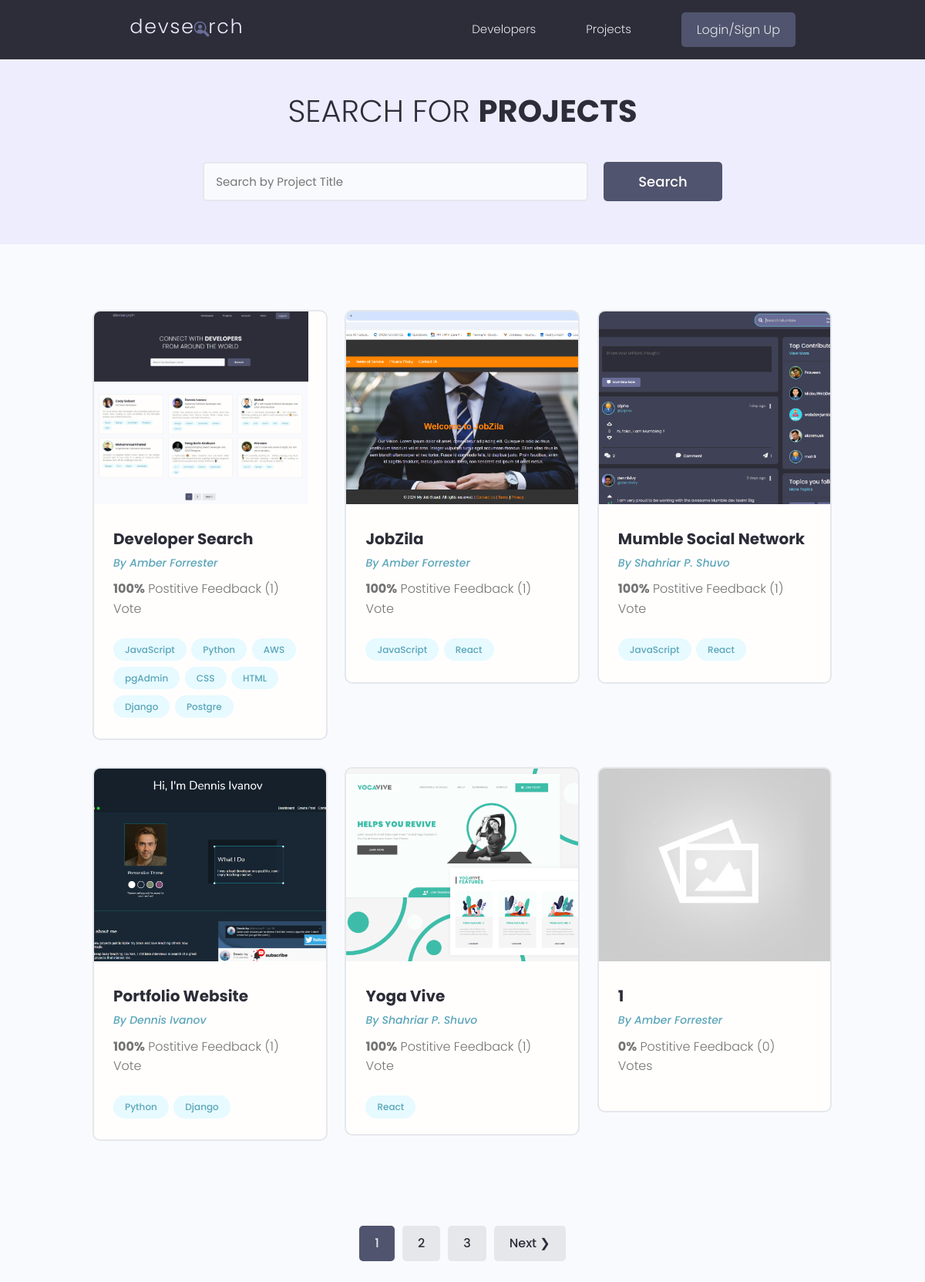
/projects/, run on the app's committed database.
### projects/models.py (models this page shows, shortened)
class Project(models.Model):
    owner = models.ForeignKey(Profile, null=True, blank=True,
                              on_delete=models.CASCADE)
    title = models.CharField(max_length=200)
    description = models.TextField(null=True, blank=True)
    featured_image = models.ImageField(null=True, blank=True, default='default.jpg')
    demo_link = models.CharField(max_length=2000, null=True, blank=True)
    source_link = models.CharField(max_length=2000, null=True, blank=True)
    tags = models.ManyToManyField('Tag', blank=True)
    vote_total = models.IntegerField(default=0, null=True, blank=True)
    vote_ratio = models.IntegerField(default=0, null=True, blank=True)
    created = models.DateTimeField(auto_now_add=True)
    id = models.UUIDField(default=uuid.uuid4, unique=True,
                          primary_key=True, editable=False)
    class Meta:
        ordering = ['-vote_ratio','-vote_total', 'title']
    @property
    def imageURL(self):
        try:
            url = self.featured_image.url
        except:
            url = 'http://127.0.0.1:8000/images/default.jpg'
        return url

class Tag(models.Model):
    name = models.CharField(max_length=200)
    created = models.DateTimeField(auto_now_add=True)
    id = models.UUIDField(default=uuid.uuid4, unique=True,
                          primary_key=True, editable=False)
    def __str__(self):
        return self.name

### users/models.py (models this page shows, shortened)
class Profile(models.Model):
    user = models.OneToOneField(
        User, on_delete=models.CASCADE, null=True, blank=True)
    name = models.CharField(max_length=200, null=True, blank=True)
    email = models.EmailField(max_length=500, null=True, blank=True)
    username = models.CharField(max_length=200, null=True, blank=True)
    location = models.CharField(max_length=200, null=True, blank=True)
    short_intro = models.CharField(max_length=200, null=True, blank=True)
    bio = models.TextField(null=True, blank=True)
    profile_image = models.ImageField(null=True, blank=True, upload_to='profiles/',
        default="profiles/user-default.png")
    social_github = models.CharField(max_length=200, null=True, blank=True)
    social_twitter = models.CharField(max_length=200, null=True, blank=True)
    social_linkedin = models.CharField(max_length=200, null=True, blank=True)
    social_youtube = models.CharField(max_length=200, null=True, blank=True)
    social_website = models.CharField(max_length=200, null=True, blank=True)
    created = models.DateTimeField(auto_now_add=True)
    id = models.UUIDField(default=uuid.uuid4, unique=True,
                          primary_key=True, editable=False)
    class Meta:
        ordering = ['created']

### projects/views.py (the view)
# urls.py: path('projects/', views.getProjects),
def projects(request):
    projects, search_query = searchProjects(request)
    custom_range, projects = paginateProjects(request, projects, 6)
    context = {'projects': projects,
               'search_query': search_query, 'custom_range': custom_range}
    return render(request, 'projects/projects.html', context)

### projects/utils.py (called while the page is built)
def paginateProjects(request, projects, results):
    page = request.GET.get('page')
    paginator = Paginator(projects, results)
    try:
        projects = paginator.page(page)
    except PageNotAnInteger:
        page = 1
        projects = paginator.page(page)
    except EmptyPage:
        page = paginator.num_pages
        projects = paginator.page(page)
    leftIndex = (int(page) - 4)
    if leftIndex < 1:
        leftIndex = 1
    rightIndex = (int(page) + 5)
    if rightIndex > paginator.num_pages:
        rightIndex = paginator.num_pages + 1
    custom_range = range(leftIndex, rightIndex)
    return custom_range, projects

def searchProjects(request):
    search_query = ''
    if request.GET.get('search_query'):
        search_query = request.GET.get('search_query')
    tags = Tag.objects.filter(name__icontains=search_query)
    projects = Project.objects.distinct().filter(
        Q(title__icontains=search_query) |
        Q(description__icontains=search_query) |
        Q(owner__name__icontains=search_query) |
        Q(tags__in=tags)
    )
    return projects, search_query

### projects/templates/projects/projects.html (shortened to what this page needs)
{% extends 'main.html' %}
{% block content %}
<main class="projects">
    <section class="hero-section text-center">
        <div class="container container--narrow">
            <div class="hero-section__box">
                <h2>Search for <span>Projects</span></h2>
            </div>
            <div class="hero-section__search">
                <form id="searchForm" class="form" action="{% url 'projects' %}" method="GET">
                    <div class="form__field">
                        <input class="input input--text" id="formInput#search" type="text" name="search_query" value="{{ search_query }}"
                        placeholder="Search by Project Title"/>
                    </div>
                    <input class="btn btn--sub btn--lg" type="submit" value="Search"/>
                </form>
            </div>
        </div>
    </section>
    <section class="projectsList">
        <div class="container">
            <div class="grid grid--three">
                {% for project in projects %}
                <div class="column">
                    <div class="card project">
                        <a href="{% url 'project' project.id %}" class="project">
                            <img class="project__thumbnail" src="{{project.imageURL}}" alt="project thumbnail"/>
                            <div class="card__body">
                                <h3 class="project__title">{{project.title}}</h3>
                                <p><a class="project__author" href="{% url 'user-profile' project.owner.id %}">By {{project.owner.name}}</a></p>
                                <p class="project--rating">
                                    <span style="font-weight: bold;">{{project.vote_ratio}}%</span> Postitive
                                    Feedback ({{project.vote_total}}) Vote{{project.vote_total|pluralize:"s"}}
                                </p>
                                <div class="project__tags">
                                    {% for tag in project.tags.all %}
                                    <span class="tag tag--pill tag--main">
                                    <small>{{tag}}</small>
                                    </span>
                                    {% endfor %}
                                </div>
                            </div>
                        </a>
                    </div>
                </div>
                {% endfor %}
            </div>
        </div>
    </section>
    {% include 'pagination.html' with queryset=projects custom_range=custom_range %}
</main>
{% endblock content %}

### static/styles/app.css (style rules this page uses)
:root { --color-sub: #2d2d39; }
.btn--sub { background-color: var(--color-sub-light); }
.card { border: 2px solid var(--color-light); }
img { width: 100%; }
.hero-section { height: 40vh; display: flex; align-items: center; background-color: var(--color-sub); }
.hero-section__box { margin-bottom: 4rem; }
.hero-section__box > h2, .hero-section__box > h2 > span { font-size: 4rem; color: var(--color-light); line-height: 1.3; text-transform: uppercase; }
.hero-section__box > h2 { font-weight: 300; }
.hero-section__box > h2 > span { font-weight: 700; }
.hero-section__search > .form { display: flex; align-items: center; justify-content: center; gap: 2rem; }
.hero-section__search > .form input.input--text { width: 50rem; }
.project__author { font-size: 1.4rem; font-style: italic; }
.project--rating { margin-bottom: 1.6em; margin-top: .5em; }
.projects > .hero-section { background: var(--color-sub-lighter); height: 30vh; }
.projects .hero-section__box { margin-bottom: 2.5rem; }
.projects .hero-section__box > h2 { color: var(--color-sub); }
.projects .hero-section__box > h2 > span { font-weight: 700; color: var(--color-sub); }
.projectsList { margin-top: 8rem; }
.project__thumbnail { height: 25rem; object-fit: cover; object-position: top center; }
.project__title { font-size: 2rem; font-weight: 700; color: var(--color-sub); }

### static/uikit/styles/modules/_variables.css (style rules this page uses)
:root { --color-main: #5aa5b9; --color-main-light: #e6faff; --color-sub: #3f4156; --color-sub-light: #51546e; --color-sub-lighter: #ededfd; --color-text: #737373; --color-gray: #8b8b8b; --color-light: #e5e7eb; --color-light-gray: #767676; --color-bg: #f8fafd; --color-white: #fffefd; --color-white-light: #f3f3f3; --color-success: #359e64; --color-success-bg: #def8e8; --color-error: #fc4b0b; --color-error-bg: #fff2ee; --font-base: 'Poppins', arial, helvetica, 'Segoe UI', roboto, ubuntu, sans-serif; --font-monospace: 'Fira Code', 'Courier New', courier, monospace; --font-regular: 300; --font-medium: 500; --font-bold: 700; --generic-shadow: 1px 1px 5px #00000010; --generic-transition: all 0.3s ease-in-out; }

### static/uikit/styles/modules/_base.css (style rules this page uses)
* { margin: 0; padding: 0; box-sizing: border-box; text-rendering: optimizeLegibility; color: inherit; font-size: inherit; }
html { font-size: 50%; }
@media only screen and (min-width: 480px) { html { font-size: 56.25%; } }
@media only screen and (min-width: 1200px) { html { font-size: 62.5%; } }
body { line-height: 1.6; font-weight: 400; font-size: 1.5rem; color: var(--color-text); background-color: var(--color-bg); min-height: 100vh; }

### static/uikit/styles/modules/_typography.css (style rules this page uses)
* { font-family: var(--font-base); }
h2 { font-size: 3.6rem; font-weight: var(--font-bold); }
h3 { font-size: 3.2rem; font-weight: var(--font-medium); }
p, span, strong { font-size: 1.6rem; color: var(--color-text); font-weight: var(--font-regular); }
a { padding-bottom: 2px; text-decoration: none; display: inline-block; color: var(--color-main); font-weight: var(--font-medium); }

### static/uikit/styles/modules/_utilities.css (style rules this page uses)
.container { width: 92%; max-width: 165rem; margin: 0 auto; box-sizing: border-box; }
.container--narrow { width: 92%; max-width: 120rem; }
@media screen and (min-width: 1000px) { .container { width: 90%; } }
@media screen and (min-width: 1000px) { .container--narrow { width: 85%; } }
@media screen and (min-width: 1200px) { .container { width: 80%; } }
@media screen and (min-width: 1200px) { .container--narrow { width: 72%; } }
.text-center { text-align: center; }

### static/uikit/styles/modules/_button.css (style rules this page uses)
.btn { display: inline-block; position: relative; cursor: pointer; background-color: var(--color-light); font-weight: var(--font-medium); color: var(--color-sub); text-decoration: none; padding: 1rem 2rem; border-radius: 0.5rem; border: none; width: -webkit-fit-content; width: -moz-fit-content; width: fit-content; height: -webkit-fit-content; height: -moz-fit-content; height: fit-content; font-size: 1.6rem; outline-width: 0; outline-color: transparent; -webkit-backface-visibility: hidden; backface-visibility: hidden; transition: all 0.3s ease-in-out; }
.btn--sub { background-color: var(--color-sub); color: var(--color-white); }
.btn--lg { font-size: 1.8rem; padding: 1.2rem 4.5rem; }

### static/uikit/styles/modules/_card.css (style rules this page uses)
.card { border-radius: 1rem; background-color: var(--color-white); border: 1.5px solid var(--color-light); width: auto; height: auto; margin-top: 0.5rem; margin-bottom: 0.5rem; overflow: hidden; }
.card__body, .card__header { padding: 2rem 2.5rem; }

### data on the page
Project: imageURL (picture), title "Developer Search", owner.name "Amber Forrester", vote_ratio "100", vote_total "1"
Tag: name "JavaScript"
Tag: name "Python"
Tag: name "AWS"
Tag: name "pgAdmin"
Tag: name "CSS"
Tag: name "HTML"
Tag: name "Django"
Tag: name "Postgre"
Project: imageURL (picture), title "JobZila", owner.name "Amber Forrester", vote_ratio "100", vote_total "1"
Tag: name "React"
Project: imageURL (picture), title "Mumble Social Network", owner.name "Shahriar P. Shuvo", vote_ratio "100", vote_total "1"
Project: imageURL (picture), title "Portfolio Website", owner.name "Dennis Ivanov", vote_ratio "100", vote_total "1"
Project: imageURL (picture), title "Yoga Vive", owner.name "Shahriar P. Shuvo", vote_ratio "100", vote_total "1"
Project: imageURL (placeholder picture), title "1", owner.name "Amber Forrester", vote_ratio "0", vote_total "0"

### other printed values
{{ page }} "1"
{{ page }} "2" "3"
